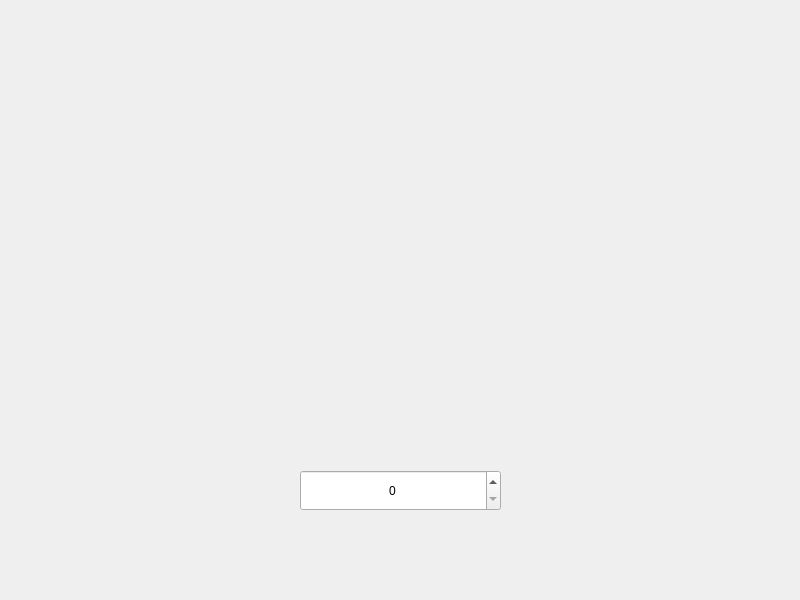
<?xml version="1.0" encoding="UTF-8"?>
<ui version="4.0">
 <class>Widget</class>
 <widget class="QWidget" name="Widget">
  <property name="geometry">
   <rect>
    <x>0</x>
    <y>0</y>
    <width>800</width>
    <height>600</height>
   </rect>
  </property>
  <property name="windowTitle">
   <string>Widget</string>
  </property>
  <widget class="QSpinBox" name="spinBox">
   <property name="geometry">
    <rect>
     <x>300</x>
     <y>470</y>
     <width>201</width>
     <height>41</height>
    </rect>
   </property>
   <property name="alignment">
    <set>Qt::AlignCenter</set>
   </property>
  </widget>
 </widget>
 <resources/>
 <connections/>
</ui>
